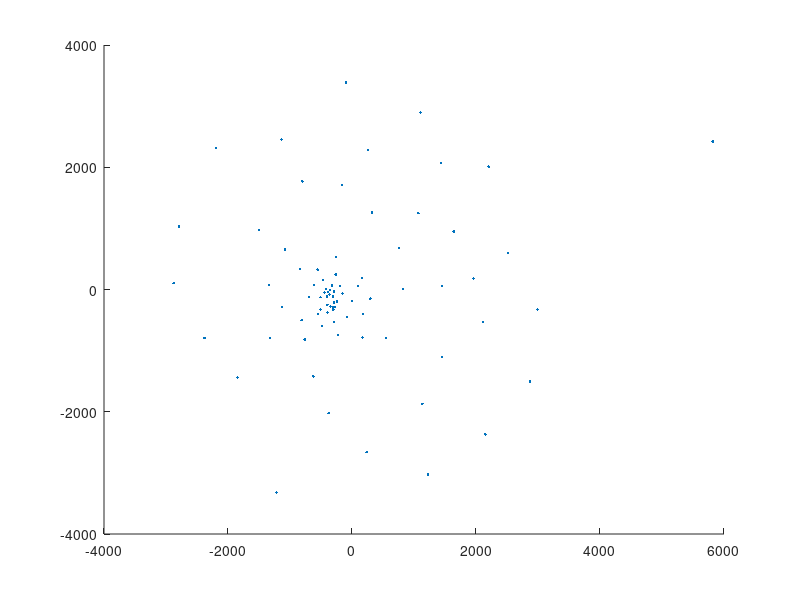
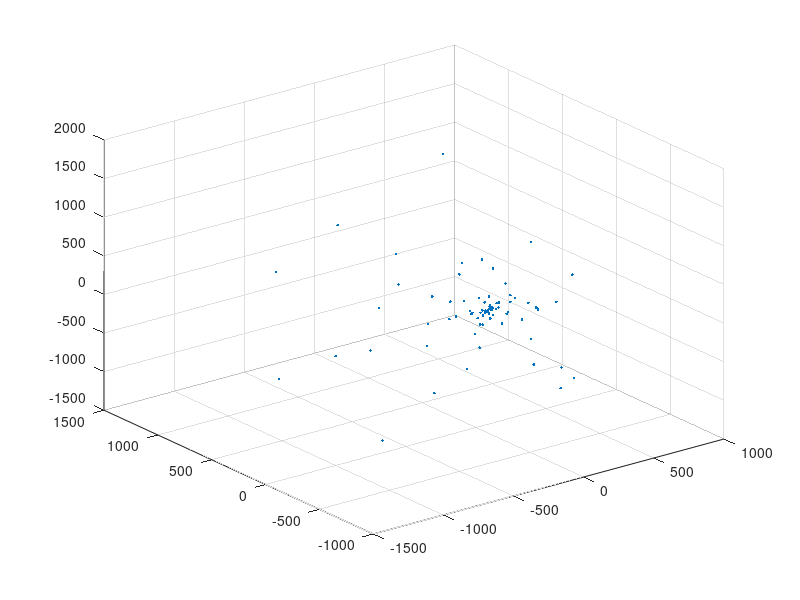

Reproduce these figures in MATLAB, in order.
clear all
close all

load Y_dosnes_DSOM_worldtrade_pajek.mat
load DSOM_worldtrade_pajek.mat

d = sum(full(A),2);

Y = bsxfun(@minus, Y, mean(Y,1));
Y = bsxfun(@rdivide, Y, sqrt(sum(Y.^2, 2)));

data_ = [Y C 10*(d / max(d)).^(1/3)];
% data_ = [Y C 10*log(d)];

csvwrite('dosnes.csv', data_);

load Y_tsne_DSOM_worldtrade_pajek.mat
figure
scatter(Y(:,1),Y(:,2),'.')

load Y_tsne3d_DSOM_worldtrade_pajek.mat
figure
scatter3(Y(:,1),Y(:,2),Y(:,3),'.')
